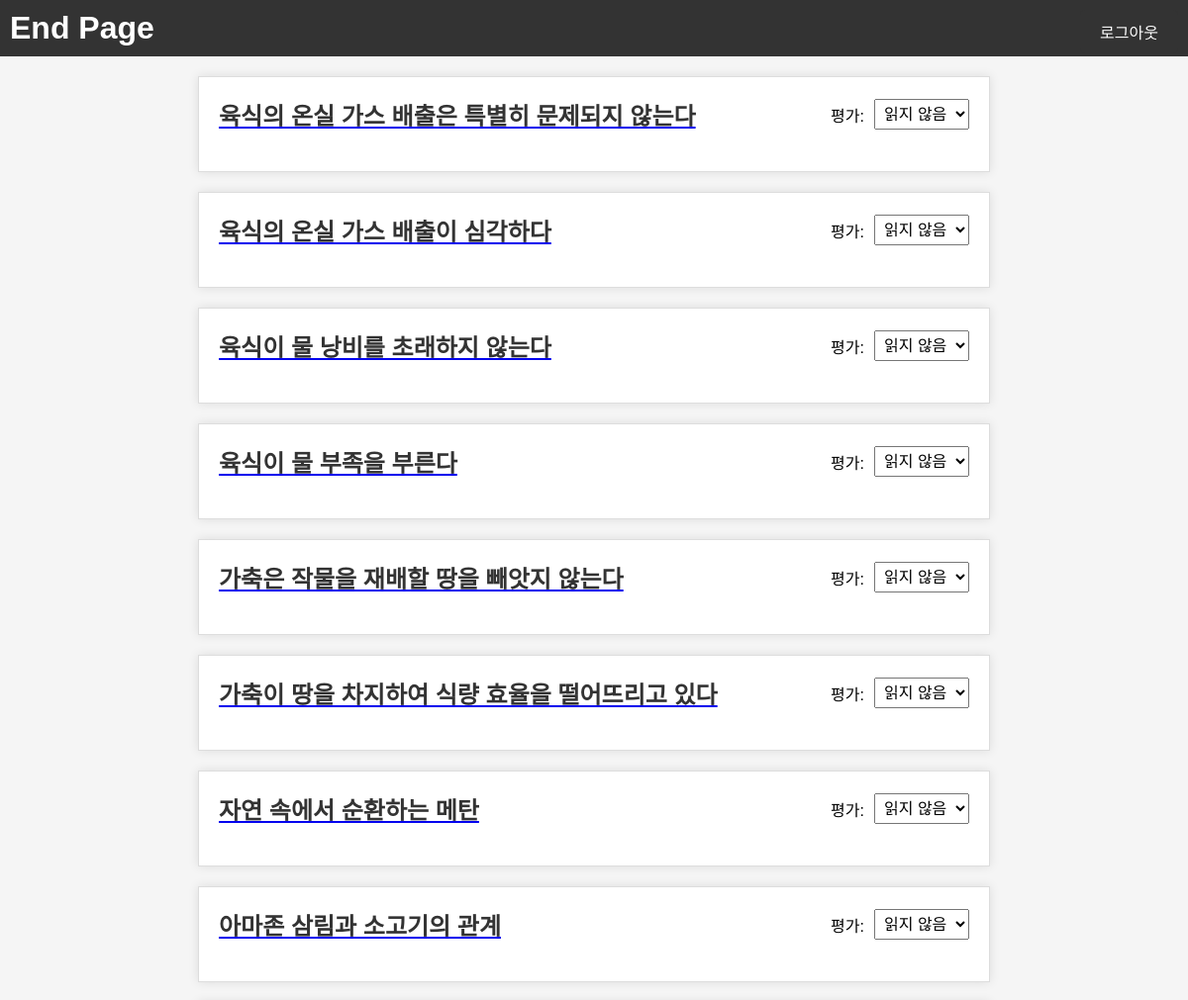
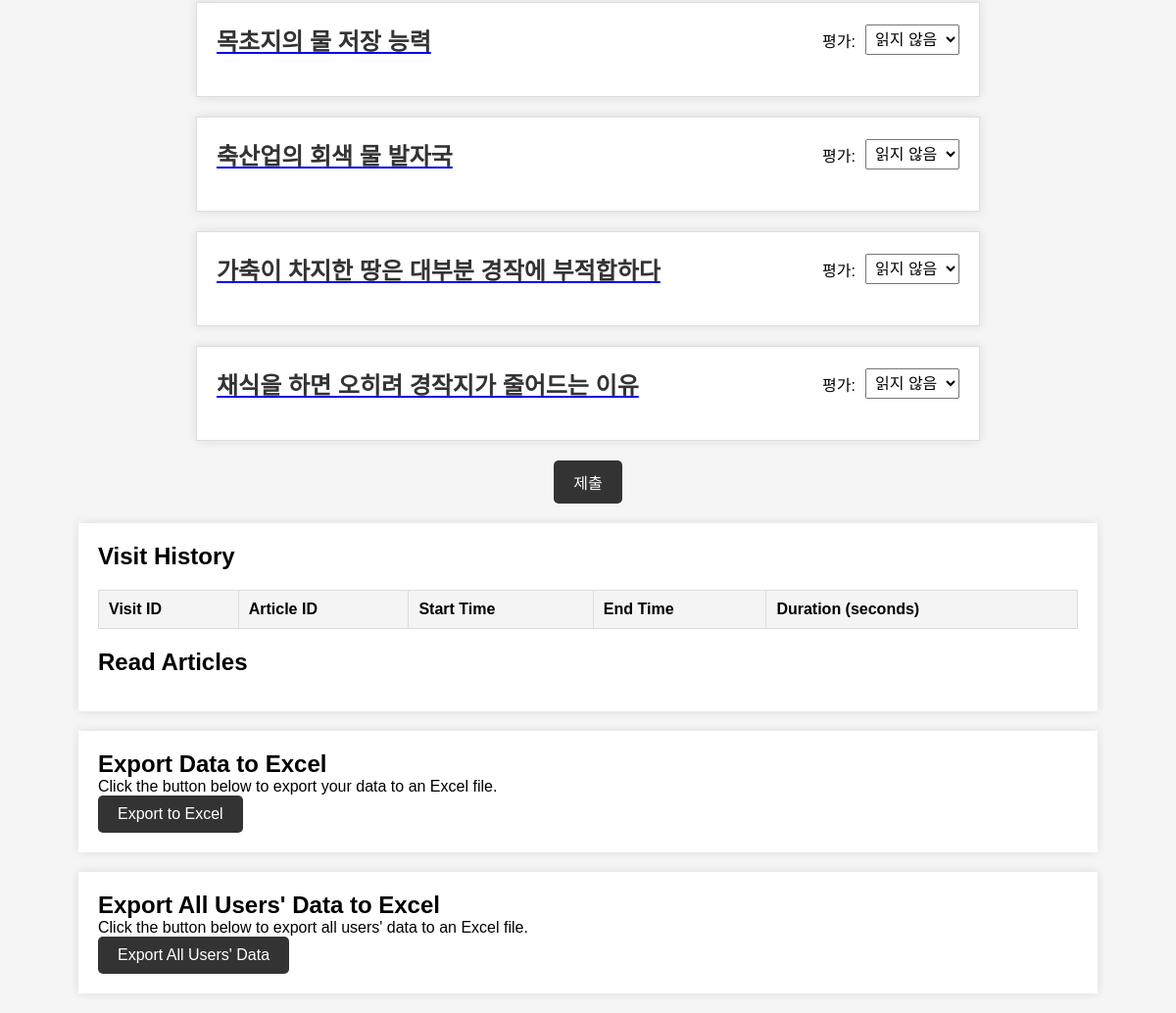
Page /end (signed in) on the committed database (2 pictures, top to bottom).
### app.py (models this page shows)
class Article(db.Model):
    id = db.Column(db.Integer, primary_key=True)
    title = db.Column(db.String(100), nullable=False)
    content = db.Column(db.Text, nullable=False)
    author_name = db.Column(db.String(100))  # 저자 이름
    author_occupation = db.Column(db.String(100))  # 저자 직업
    author_email = db.Column(db.String(100))  # 저자 이메일
    author_description = db.Column(db.Text)  # 저자 설명
    display_on_index = db.Column(db.Boolean, default=False)
    ratings = db.relationship('Rating', backref='article', lazy=True)

### app.py (the view)
@app.route('/end')
def end_page():
    visit_history = Visit.query.filter_by(user_id=session['user_id']).all()
    articles = Article.query.all()
    return render_template('end.html', visit_history=visit_history, articles=articles)

### templates/end.html (shortened to what this page needs)
<!DOCTYPE html>
<html lang="en">
<head>
    <link rel="stylesheet" type="text/css" href="/static/styles.css">
</head>
<body>
    <header>
        <h1>End Page</h1>
        <div class="logout-container">
            <a href="{{ url_for('login') }}" class="logout-button">로그아웃</a>
        </div>
    </header>
    <form action="/rate" method="post" onsubmit="showCompletionMessage()">
        {% for article in articles %}
        <div class="article">
            <div class="article-header">
                <a href="/article/{{ article.id }}" class="article-link">
                    <h3 class="article-title">{{ article.title }}</h3>
                </a>
                <div class="rating-section">
                    <label for="rating_{{ article.id }}">평가:</label>
                    <select name="rating_{{ article.id }}" id="rating_{{ article.id }}">
                        <option value="0">읽지 않음</option>
                    </select>
                </div>
            </div>
        </div>
        {% endfor %}
        <input type="submit" value="제출">
    </form>
    <div class="container">
        <h2>Visit History</h2>
        <table>
            <thead>
                <tr>
                    <th>Visit ID</th>
                    <th>Article ID</th>
                    <th>Start Time</th>
                    <th>End Time</th>
                    <th>Duration (seconds)</th>
                </tr>
            </thead>
        </table>
        <h2>Read Articles</h2>
    </div>
    {% if session['user_name'] %}
    <div class="container">
        <h2>Export Data to Excel</h2>
        <p>Click the button below to export your data to an Excel file.</p>
        <a href="/export-to-excel" class="export-button">Export to Excel</a>
    </div>
    {% endif %}
    {% if session['user_name'] == 'admin' %}
    <div class="container">
        <h2>Export All Users' Data to Excel</h2>
        <p>Click the button below to export all users' data to an Excel file.</p>
        <a href="/export-all-to-excel" class="export-button">Export All Users' Data</a>
    </div>
    {% endif %}
</body>
</html>

### static/styles.css (style rules this page uses)
body, h1, h2, p { margin: 0; padding: 0; }
body { font-family: Arial, sans-serif; background-color: #f5f5f5; }
header { background-color: #333; color: #fff; padding: 10px; text-align: center; display: flex; justify-content: space-between; align-items: center; }
.container { max-width: 80%; margin: 20px auto; padding: 20px; background-color: #fff; box-shadow: 0 0 10px rgba(0, 0, 0, 0.1); margin-top: 70px; }
.article { width: 100%; border: 1px solid #ddd; padding: 10px; margin: 10px 0; cursor: pointer; box-sizing: border-box; background-color: #fff; }
.article-header { display: flex; justify-content: center; }
input[type="submit"] { display: inline-block; padding: 10px 20px; background-color: #333; color: #fff; border: none; border-radius: 5px; font-size: 16px; cursor: pointer; transition: background-color 0.3s, transform 0.2s; text-align: center; text-decoration: none; }

### templates/end.html (style rules this page uses)
.article { width: 100%; max-width: 800px; border: 1px solid #ddd; padding: 20px; margin: 20px auto; box-shadow: 0 0 10px rgba(0, 0, 0, 0.1); background-color: #fff; }
.article-header { display: flex; justify-content: space-between; align-items: center; margin-bottom: 20px; }
.article-header h3 { font-size: 24px; margin: 0; cursor: pointer; color: #333; text-decoration: none; }
.rating-section { display: flex; align-items: center; }
.rating-section label { margin-right: 10px; }
.rating-section select { padding: 5px; font-size: 16px; }
input[type="submit"] { display: block; margin: 20px auto; padding: 10px 20px; background-color: #333; color: #fff; border: none; border-radius: 5px; font-size: 16px; cursor: pointer; transition: background-color 0.3s, transform 0.2s; text-align: center; }
.container { max-width: 1000px; margin: 20px auto; padding: 20px; background-color: #fff; box-shadow: 0 0 10px rgba(0, 0, 0, 0.1); }
.export-button { display: inline-block; padding: 10px 20px; background-color: #333; color: #fff; border: none; border-radius: 5px; text-decoration: none; font-size: 16px; text-align: center; transition: background-color 0.3s, transform 0.2s; }
table { width: 100%; border-collapse: collapse; margin: 20px 0; }
table th, table td { padding: 10px; border: 1px solid #ddd; text-align: left; }
table th { background-color: #f4f4f4; }
.logout-button { display: inline-block; padding: 10px 20px; background-color: #333; color: #fff; border: none; border-radius: 5px; text-decoration: none; font-size: 16px; text-align: center; cursor: pointer; transition: background-color 0.3s, transform 0.2s; }
.logout-container { position: fixed; right: 10px; top: 10px; }

### rows in the picture
Article: title "육식의 온실 가스 배출은 특별히 문제되지 않는다", id "읽지 않음"
Article: title "육식의 온실 가스 배출이 심각하다", id "읽지 않음"
Article: title "육식이 물 낭비를 초래하지 않는다", id "읽지 않음"
Article: title "육식이 물 부족을 부른다", id "읽지 않음"
Article: title "가축은 작물을 재배할 땅을 빼앗지 않는다", id "읽지 않음"
Article: title "가축이 땅을 차지하여 식량 효율을 떨어뜨리고 있다", id "읽지 않음"
Article: title "자연 속에서 순환하는 메탄", id "읽지 않음"
Article: title "아마존 삼림과 소고기의 관계", id "읽지 않음"
Article: title "목초지의 물 저장 능력", id "읽지 않음"
Article: title "축산업의 회색 물 발자국", id "읽지 않음"
Article: title "가축이 차지한 땅은 대부분 경작에 부적합하다", id "읽지 않음"
Article: title "채식을 하면 오히려 경작지가 줄어드는 이유", id "읽지 않음"
